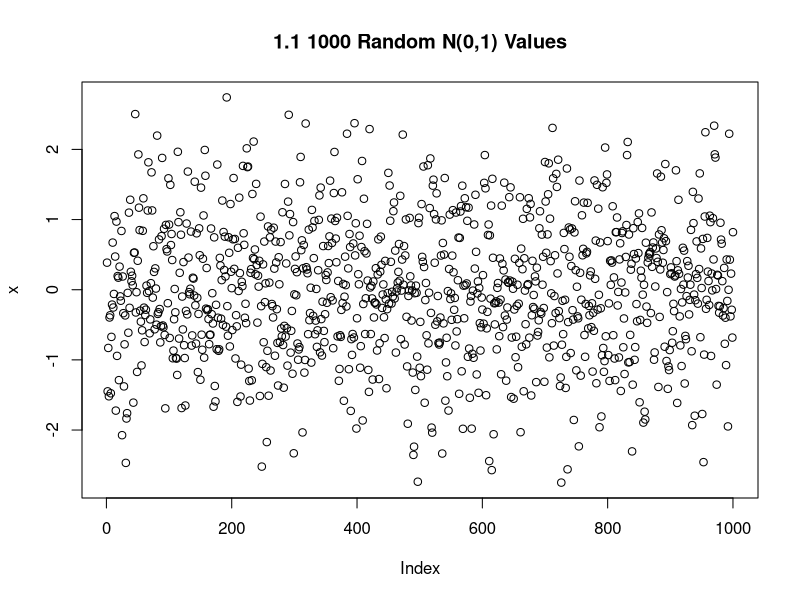
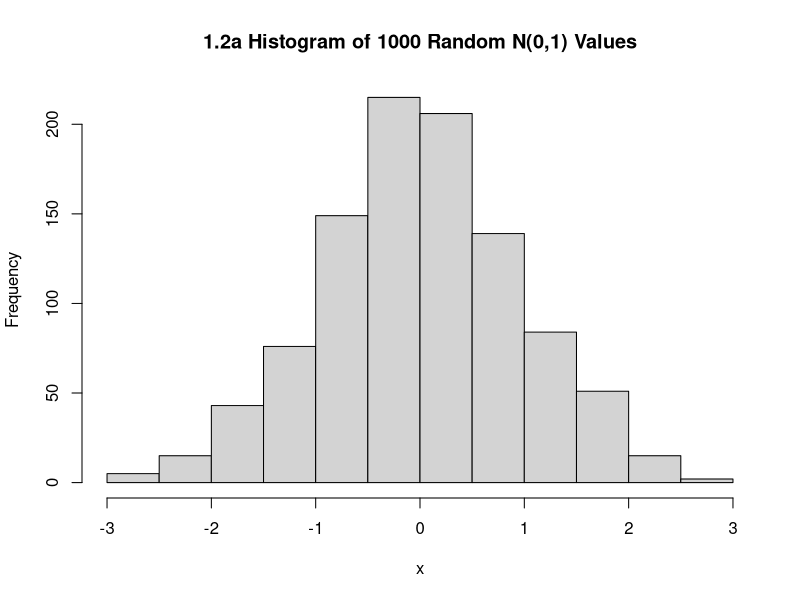
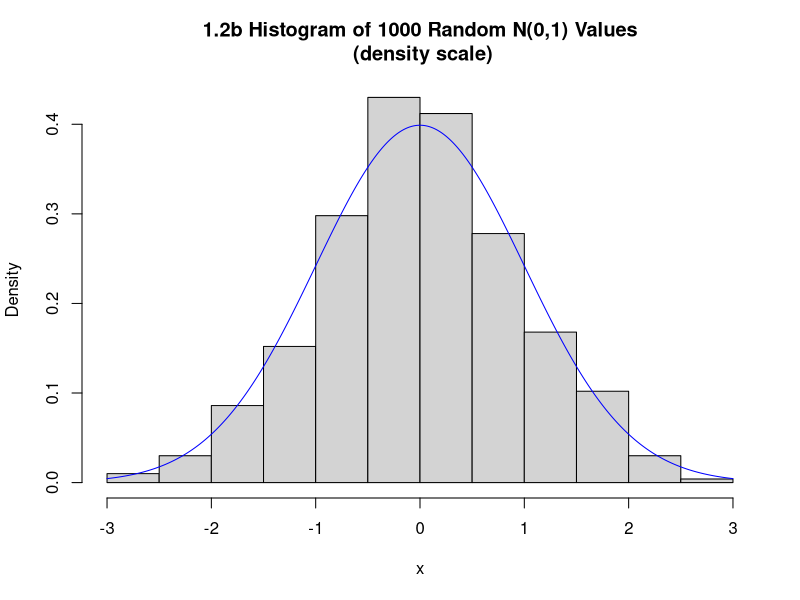
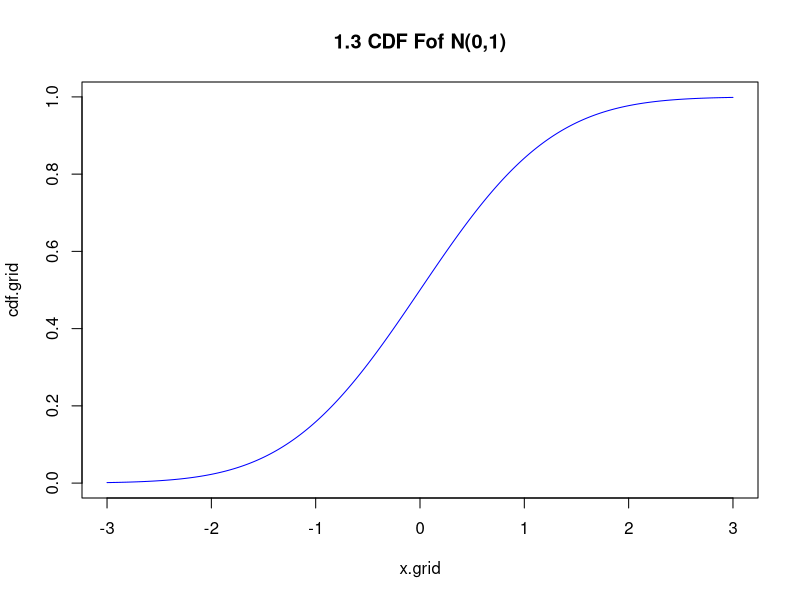
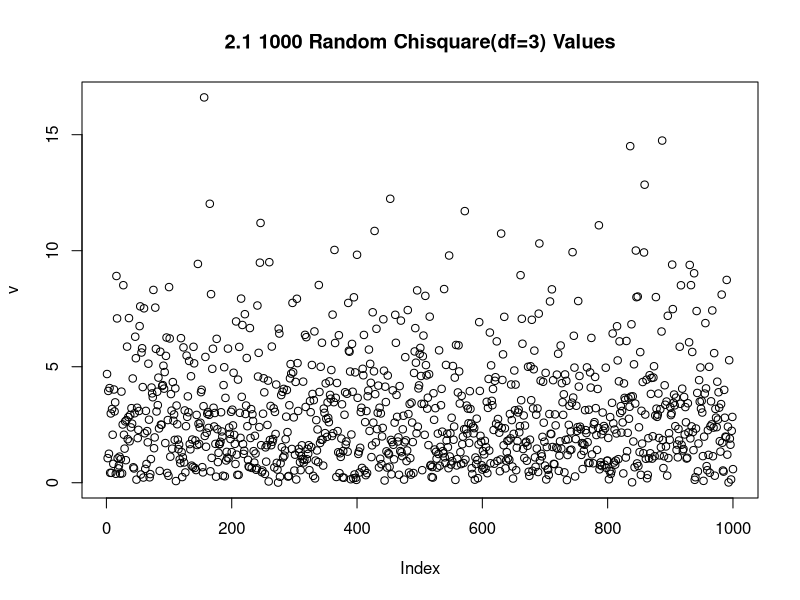
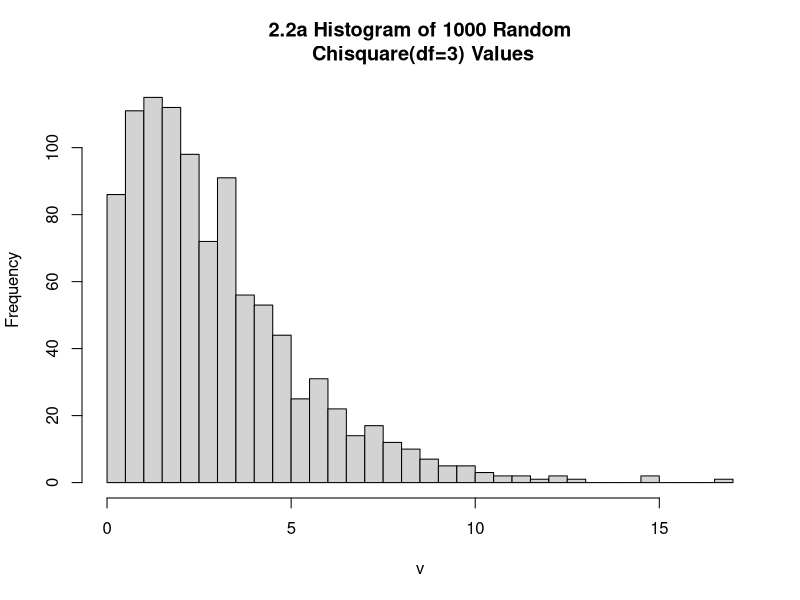
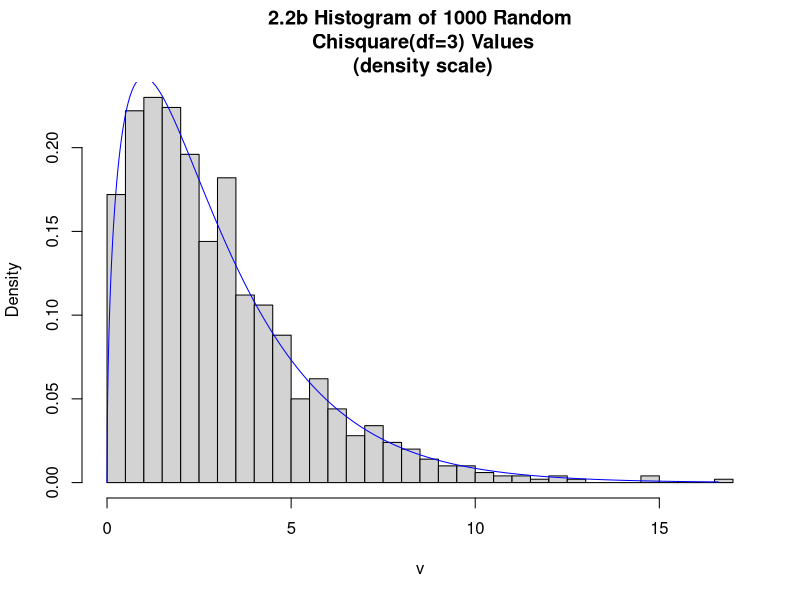
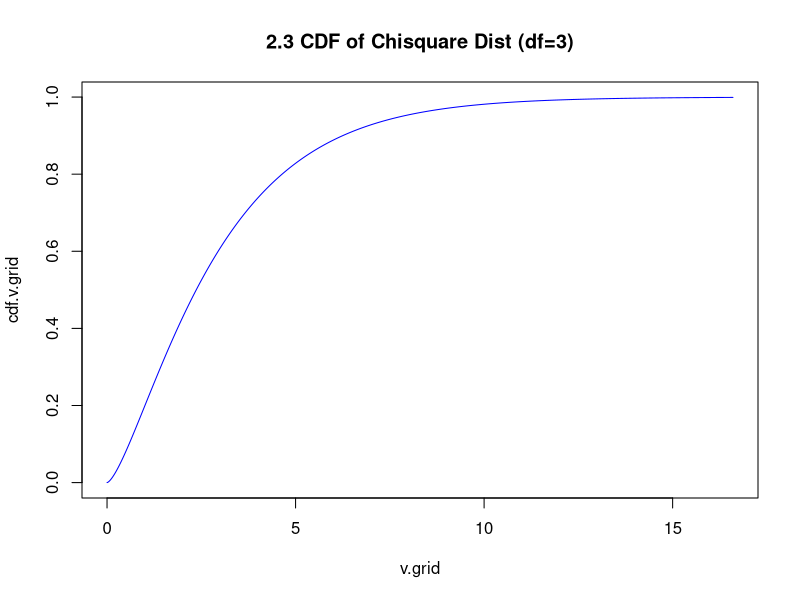

R code for these plots, in order:
# Rproject1_script1.r
#
# Distributions derived from the normal distribution
# See Chapter 6 of Rice for distribution theory

# 1. R functions for Normal distribution ----

# random number generator of normal distribuion
help(rnorm)

# Family of functions
#   dnorm()   density function
#   pnorm()   cumulative distribution function
#   qnorm()   quantile function
#   rnorm()   random  number generator

#   Syntax of functions -- from help(rnorm) output
# dnorm(x, mean = 0, sd = 1, log = FALSE)
# pnorm(q, mean = 0, sd = 1, lower.tail = TRUE, log.p = FALSE)
# qnorm(p, mean = 0, sd = 1, lower.tail = TRUE, log.p = FALSE)
# rnorm(n, mean = 0, sd = 1)

#   1.1 rnorm() ----
#         random normals
#       Generate vector x of 1000 iid N(0,1)  random values 
x=rnorm(1000)

# NOTE: Top right panel of Rstudio, Environment tab lists  x

#   Plot the series of values in x
plot(x, main="1.1 1000 Random N(0,1) Values")


#   Plot a histogram of the values in x
hist(x, main="1.2a Histogram of 1000 Random N(0,1) Values")
#
# help(hist) #command to display help file on r function hist()
#   Replot histogram using probability density scale
hist(x,probability="TRUE", main="1.2b Histogram of 1000 Random N(0,1) Values\n (density scale)")

#   1.2 dnorm() #----
#       density function of Normal distribution

#   Create vector of x values
x.grid=seq(-3,3,.01)

#   Compute vector of corresponding density values
density.grid=dnorm(x.grid,mean=0, sd=1)

#   use R function lines() to add to current plot
lines(x.grid,density.grid,col='blue')

#   1.3 pnorm()  -----
#     cdf (cumulative distribution function) of Normal distribution

cdf.grid=pnorm(x.grid,mean=0,sd=1)

plot(x.grid,cdf.grid,type="l",col="blue",
     main="1.3 CDF Fof N(0,1)")

#   1.4 qnorm() ----
#     compute quantiles (percentiles)

qnorm(.95)
qnorm(.995)
qnorm(.9995)

qnorm(.05)
qnorm(.005)
qnorm(.0005)


# 2.  R functions for Chi-square distribution ----

# random number generator of chisquare  distribuion
# See:  help(rchisq)
#   Syntax of functions -- from help(qchisq) output
# dchisq(x, df, ncp = 0, log = FALSE)
# pchisq(q, df, ncp = 0, lower.tail = TRUE, log.p = FALSE)
# qchisq(p, df, ncp = 0, lower.tail = TRUE, log.p = FALSE)
# rchisq(n, df, ncp = 0)

#   2.1 rchisq() ----
#         random chisquare 
#       Generate vector v of 1000 chisquare (df=3) random values 
v=rchisq(1000,df=3)

# NOTE: Top right panel of Rstudio, Environment tab lists  v

#   Plot the series of values in v
plot(v, main="2.1 1000 Random Chisquare(df=3) Values")

#   Plot a histogram of the values in v
hist(v, main="2.2a Histogram of 1000 Random\n Chisquare(df=3) Values", nclass=50)

#
#   Replot histogram using probability density scale
#   Plot a histogram of the values in v
hist(v,probability="TRUE", nclass=50,
     main="2.2b Histogram of 1000 Random\n Chisquare(df=3) Values\n (density scale)")

#   2.2 dchisq() #----
#       density function of chisquared  distribution

#   Create vector of x values
v.grid=seq(0, max(v),.01)

#   Compute vector of corresponding density values
density.v.grid=dchisq(v.grid,df=3)

#   use R function lines() to add to current plot
lines(v.grid,density.v.grid,col='blue')

#   2.3 pchisq()  -----
#     cdf (cumulative distribution function) of chisquared distribution

cdf.v.grid=pchisq(v.grid,df=3)

plot(v.grid,cdf.v.grid,type="l",col="blue",
     main="2.3 CDF of Chisquare Dist (df=3)")

#   2.4 qchisq() ----
#     compute quantiles (percentiles)

qchisq(.95,df=3)
qchisq(.995,df=3)
qchisq(.9995,df=3)

qchisq(.05,df=3)
qchisq(.005 ,df=3)
qchisq(.0005,df=3)
#   


# 3.  Simulate Chisquare r.v.s from normal r.v.s ----

#   3.1 A chisquare(df=3) r.v. is sum of 3 squared N(0,1) r.v.s

v.sim=(rnorm(1000))^2 + (rnorm(1000))^2 + (rnorm(1000))^2

plot(v.sim, main="3.1 1000 Random Chisquare(df=3) Values \n (Derived from N(0,1) r.v.s)")
hist(v.sim,nclass=50, main="3.2 Histogram of 1000 Random Chisquare(df=3) Values\n (Derived from N(0,1) r.v.s)")


#
#   Replot histogram using probability density scale
hist(v.sim,probability="TRUE", nclass=50,
     main="3.2 Histogram of 1000 Random Chisquare(df=3) Values\n (Derived from N(0,1) r.v.s)\n (density scale)")
   
#   use R function lines() to add to current plot
lines(v.grid,density.v.grid,col='blue')


# 4.  Simulate t distribution from Normal r.v.s----
#       (t with 3 degrees of freedom)

#   4.1  Apply theorem of t dist ----
#               = N(0,1)/sqrt(chisq/df))

t.sim = x / sqrt(v.sim/3)

#   Plot the series of values in t.sim
plot(t.sim, main="4.1 1000 Random t (df=3) Values")


#   Plot a histogram of the values in v
hist(t.sim, main="4.2a Histogram of 1000 Random t(df=3) Values",nclass=50)
#
#   Replot histogram using probability density scale
hist(t.sim,probability="TRUE", nclass=50,
     main="4.2b Histogram of 1000 Random t(df=3) Values\n (density scale)")

## R functions relating to t distribution
# See help(rt)
#
# dt(x, df, ncp, log = FALSE)
# pt(q, df, ncp, lower.tail = TRUE, log.p = FALSE)
# qt(p, df, ncp, lower.tail = TRUE, log.p = FALSE)
# rt(n, df, ncp)
#   Note: ncp is non-centrality parameter
#           corresponds to mean of normal distribution in numberator of t
#   
#   4.2 dt() #----
#       density function of t distribution

#   Create vector of x values
t.grid=seq(min(t.sim),max(t.sim),.01)

#   Compute vector of corresponding density values
density.t.grid=dt(t.grid,df=3)

#   use R function lines() to add to current plot
lines(t.grid,density.t.grid,col='blue')

#   4.3 pt()  -----
#     cdf (cumulative distribution function) of t dist with df degrees of freedom

cdf.t.grid=pt(t.grid,df=3)

plot(t.grid,cdf.t.grid,type="l",col="blue",
     main="4.3 CDF Fof Chisquare Dist (df=3)")

#   4.4 qt() ----
#     compute quantiles (percentiles)

qt(.95,df=3)
qt(.995,df=3)
qt(.9995,df=3)

qt(.05,df=3)
qt(.005 ,df=3)
qt(.0005,df=3)
#   

